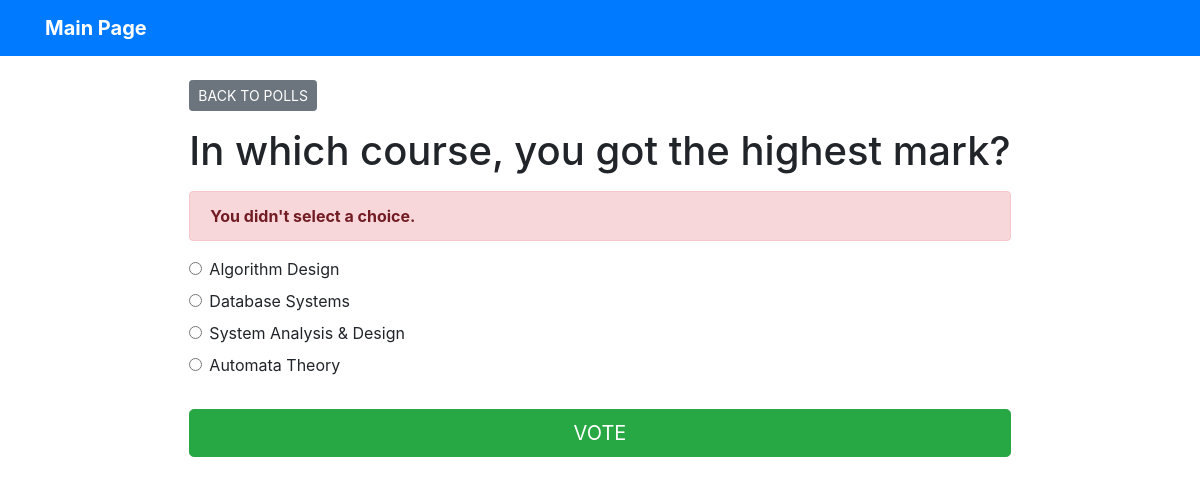
/polls/3/vote/, run on the app's committed database.
### poll/models.py (models this page shows, shortened)
class Question(models.Model):
    question_text = models.CharField(max_length=256)
    published_date = models.DateTimeField(default=timezone.now,)

class Choice(models.Model):
    question = models.ForeignKey(Question, on_delete = models.CASCADE)
    choice_text = models.CharField(max_length = 256)
    votes = models.IntegerField(default = 0)

### poll/views.py (the view)
# urls.py: path('polls/<int:question_id>/vote/', vote, name='vote'),
def vote(request, question_id):
    question = get_object_or_404(Question, pk=question_id)
    try:
        selected_choice = question.choice_set.get(pk=request.POST['choice'])
    except (KeyError, Choice.DoesNotExist):
        return render(request, 'poll/detail.html', {
            'question': question,
            'error_message': "You didn't select a choice.",
        })
    else:
        selected_choice.votes += 1
        selected_choice.save()
        return HttpResponseRedirect(reverse('poll:results', args=(question.id,)))

### templates/poll/detail.html (shortened to what this page needs)
{% extends 'base.html' %}
{% block content %}
<a class="btn btn-secondary btn-sm mb-3" href="{% url 'poll:index' %}">BACK TO POLLS</a>
<h1 class="text-center mb-3">{{question.question_text}}</h1>
{% if error_message %}
<p class="alert alert-danger">
    <strong>{{error_message}}</strong>
</p>
{% endif %}
<form action="{% url 'poll:vote' question.id %}" method="post">
    {% for choice in question.choice_set.all %}
    <div class="form-check">
        <input type="radio" name="choice" class="form-check-input" id="choice{{forloop.counter}}"
            value="{{choice.id}}" />
        <label for="choice{{forloop.counter}}">{{choice.choice_text}}</label>
    </div>
    {% endfor %}
    <input type="submit" value="VOTE" class="btn btn-success btn-lg btn-block mt-4" />
</form>
{% endblock %}

### data on the page
Question: question_text "In which course, you got the highest mark?"
Choice: choice_text "Algorithm Design"
Choice: choice_text "Database Systems"
Choice: choice_text "System Analysis & Design"
Choice: choice_text "Automata Theory"

### other printed values
{{ error_message }} "You didn't select a choice."
